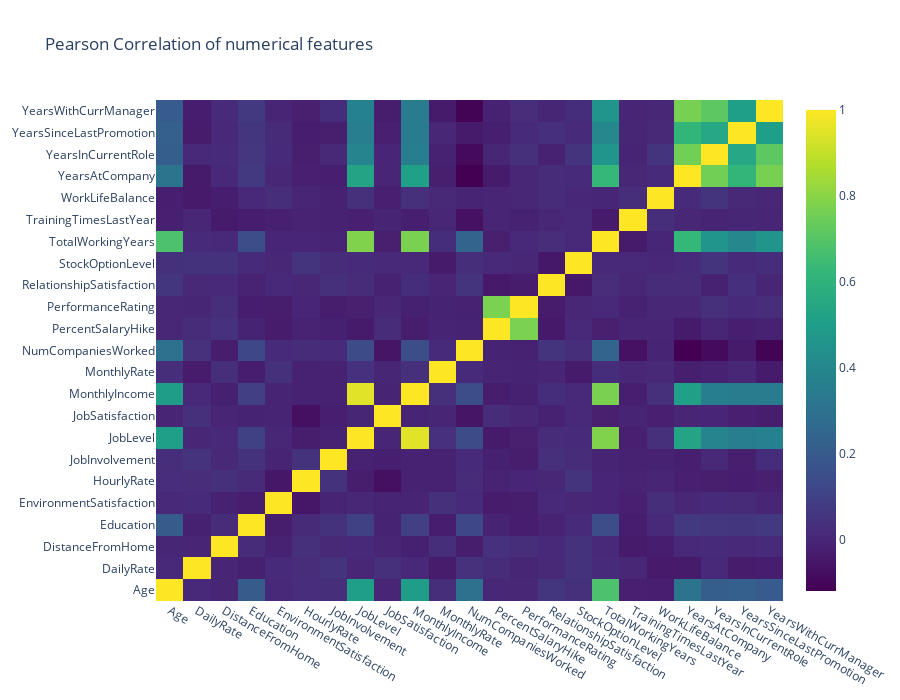

Notebook source saved alongside this figure:
### Code cell
# creating a list of only numerical values
numerical = [u'Age', u'DailyRate', u'DistanceFromHome', 
             u'Education', u'EnvironmentSatisfaction',
             u'HourlyRate', u'JobInvolvement', u'JobLevel', u'JobSatisfaction',
             u'MonthlyIncome', u'MonthlyRate', u'NumCompaniesWorked',
             u'PercentSalaryHike', u'PerformanceRating', u'RelationshipSatisfaction',
             u'StockOptionLevel', u'TotalWorkingYears',
             u'TrainingTimesLastYear', u'WorkLifeBalance', u'YearsAtCompany',
             u'YearsInCurrentRole', u'YearsSinceLastPromotion',u'YearsWithCurrManager']
data = [
    go.Heatmap(
        z=df[numerical].astype(float).corr().values,
        x=df[numerical].columns.values,
        y=df[numerical].columns.values,
        colorscale='Viridis',
        reversescale = False,
        opacity = 1.0
    )
]

layout = go.Layout(
    title='Pearson Correlation of numerical features',
    xaxis = dict(ticks='', nticks=36),
    yaxis = dict(ticks='' ),
    width = 900, height = 900,
    
)

fig = go.Figure(data=data, layout=layout)
py.iplot(fig, filename='labelled-heatmap')

### Figure 1 — Plotly figure (JSON) as saved in the notebook; plotly's stock layout.template omitted (floating-point values rounded to 4 significant figures; data arrays with more than 128 entries replaced by an {"elided": "..."} marker saying what was removed)
{"data": [{"colorscale": [[0, "#440154"], [0.1111, "#482878"], [0.2222, "#3e4989"], [0.3333, "#31688e"], [0.4444, "#26828e"], [0.5556, "#1f9e89"], [0.6667, "#35b779"], [0.7778, "#6ece58"], [0.8889, "#b5de2b"], [1, "#fde725"]], "opacity": 1, "reversescale": false, "type": "heatmap", "x": ["Age", "DailyRate", "DistanceFromHome", "Education", "EnvironmentSatisfaction", "HourlyRate", "JobInvolvement", "JobLevel", "JobSatisfaction", "MonthlyIncome", "MonthlyRate", "NumCompaniesWorked", "PercentSalaryHike", "PerformanceRating", "RelationshipSatisfaction", "StockOptionLevel", "TotalWorkingYears", "TrainingTimesLastYear", "WorkLifeBalance", "YearsAtCompany", "YearsInCurrentRole", "YearsSinceLastPromotion", "YearsWithCurrManager"], "y": ["Age", "DailyRate", "DistanceFromHome", "Education", "EnvironmentSatisfaction", "HourlyRate", "JobInvolvement", "JobLevel", "JobSatisfaction", "MonthlyIncome", "MonthlyRate", "NumCompaniesWorked", "PercentSalaryHike", "PerformanceRating", "RelationshipSatisfaction", "StockOptionLevel", "TotalWorkingYears", "TrainingTimesLastYear", "WorkLifeBalance", "YearsAtCompany", "YearsInCurrentRole", "YearsSinceLastPromotion", "YearsWithCurrManager"], "z": {"elided": "23x23 float values"}}], "layout": {"height": 700, "title": {"text": "Pearson Correlation of numerical features"}, "width": 900, "xaxis": {"nticks": 36, "ticks": ""}, "yaxis": {"ticks": ""}}}
